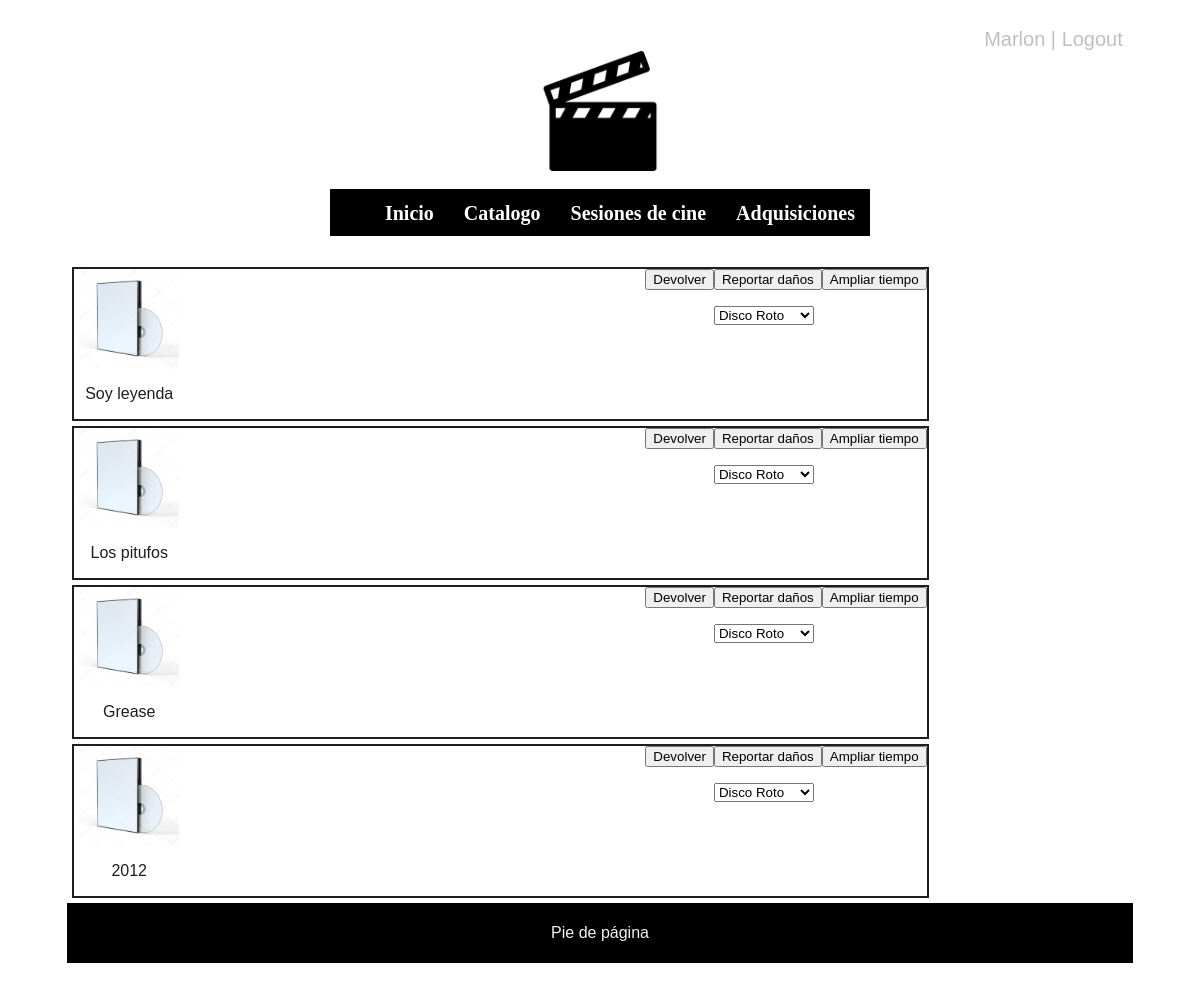
The page /adquisiciones.php (signed in) on the database as committed earlier.
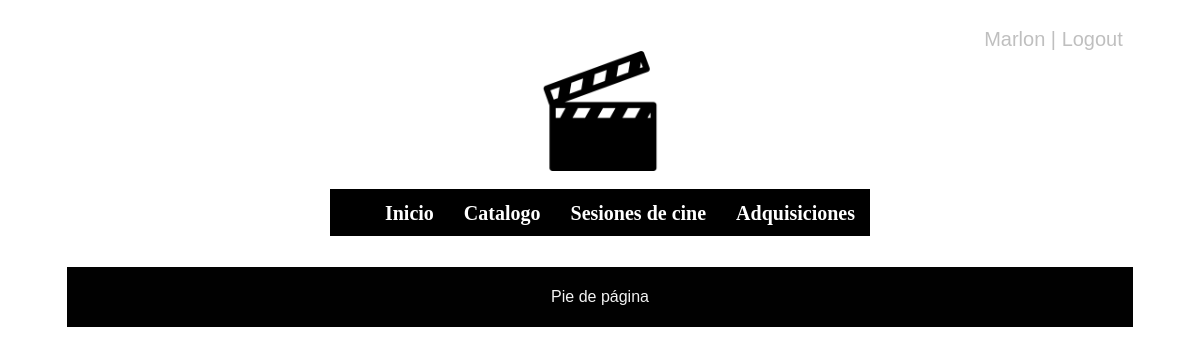
The same page on the database as committed later.
### tables this page shows
CREATE TABLE `prestamo` (
  `id` int(100) NOT NULL,
  `fechaInicio` date NOT NULL,
  `idSocio` varchar(10) NOT NULL,
  `idPelicula` varchar(30) NOT NULL
);

CREATE TABLE `pelicula` (
  `id` varchar(30) NOT NULL,
  `nombre` varchar(30) NOT NULL,
  `categoria` varchar(20) NOT NULL,
  `disponible` varchar(5) NOT NULL
);

### includes/consultasBD.php (called while the page is built, shortened)
<?php
class consultasBD{
    protected $bd;
    public function __construct(){
        $this->bd = BD::getSingleton();
    }
    public function getPelicula($id){
        $conn = $this->bd->conexionBD();
        $consulta = "SELECT * FROM pelicula WHERE id = '$id'";
        $result = $conn->query($consulta);
        $fila = $result->fetch_assoc();
        return $fila;
    }
    public function obtenerPrestamoSocio($idSocio){
        $conn = $this->bd->conexionBD();
        $map = [];
        $consulta = "SELECT * FROM prestamo WHERE idSocio = '$idSocio'";
        $result = $conn->query($consulta);
        if($result){
            if($result->num_rows > 0){
                foreach($result as $fila){
                    $map[] = $fila;
                }
            }
        }
        return $map;
    }
}
?>

### adquisiciones.php (the view, shortened to what this page needs)
<?php
include_once("includes/consultasBD.php");
$bd = new consultasBD();
?>
<!DOCTYPE html>
<html>
<head>
    <link rel="stylesheet" type="text/css" href="css/estilo.css">
</head>
<body>
    <div id = "contenedor">
    <?php require('includes/comun/cabecera.php');?>
    <?php
        if(isset($_SESSION['login']) && ($_SESSION['login'] === true)){
            $prestamosSocio = $bd->obtenerPrestamoSocio($_SESSION["userID"]);
            foreach($prestamosSocio as $elemento){
                $idPeli = $elemento["idPelicula"];
                $pelicula = $bd->getPelicula($idPeli);
                $nombre = $pelicula['nombre'];
                echo "
                <div class=celda>
                    <div class='celda_peli_img'>
                        <img src='img/pelicula.jpg' alt='imagen' class='imgCelda'>
                        <p>$nombre </p>
                    </div>
                    <div class='botonSocio'>
                        <form action='gestionPrestamos.php' method='POST'>
                            <input type='hidden' name='hidden_id' value='$idPeli'>
                            <input type='submit' id='ampliar_peli' name='ampliar_peli' value='Ampliar tiempo'></p>
                        </form>
                    </div>
                    <div class='botonSocio'>
                    <form action='gestionPrestamos.php' method='POST'>
                        <input type='hidden' name='hidden_id' value='$idPeli'>
                        <input type='submit' id='reportar_danos' name='reportar_danos' value='Reportar daños'></p>
                        <select name='danos' id='danos'>
                        <option value='discoRoto'>Disco Roto</option>
                        <option value='cajaRota'>Caja Rota</option>
                        <option value='discoRayado'>Disco rayado</option>
                        <option value='otros'>otros</option>
                    </select>
                    </form>
                    </div>
                    <div class='botonSocio'>
                        <form action='gestionPrestamos.php' method='POST'>
                            <input type='hidden' name='hidden_id' value='$idPeli'>
                            <input type='submit' id='devolver_peli' name='devolver_peli' value='Devolver'></p>
                        </form>
                    </div>
                </div>
    ";
            }
        }
    ?>
	<?php require('includes/comun/pie.php');?>
    </div>
</body>
</html>

### includes/comun/cabecera.php (shortened to what this page needs)
<div id="cabecera">
	<div id="bienvenida">
	<?php
		if(isset($_SESSION['login']) && ($_SESSION['login'] === true)){
			$user = $_SESSION['nombre'];
			echo "<a href=perfil.php>$user</a> | <a href=logout.php>Logout</a>";
		}
		?>
	</div>
	<div id= "titulo">
		<a href = "index.php"><img id = 'logo' src="img/logo.png"  alt="img1"></a>
	</div>
</div>
<nav id="navigator">
	<ul id = "nav">
		<li><a href="index.php">Inicio</a></li>
        <li><a href="catalogo.php">Catalogo</a></li>
		<li><a href="sesionesCine.php">Sesiones de cine</a></li>
			<?php
				if(isset($_SESSION['login']) && $_SESSION['login'] ===true){
					echo "<li><a href='adquisiciones.php'>Adquisiciones</a>";
				}
			?>
   	</ul>
</nav>

### includes/comun/pie.php
<footer>
	Pie de página
</footer>

### css/estilo.css (style rules this page uses)
#cabecera { color:#bfbfbf; font-size: 20px; height: 120px; padding: 10px; }
div#cabecera a, a:visited { color: #bfbfbf; text-decoration: none; }
div #titulo { text-align: center; }
div #bienvenida { text-align: right; }
#logo { max-width: 120px; justify-content: center; }
footer { display: flex; justify-content: center; align-items: center; text-align: center; clear: both; width: auto; height: 40px; padding: 10px; text-align: center; background-color: #010101; color: #f2f2f2; }
#navigator { display: flex; justify-content: center; padding:1px; margin:10px; font: 20px Verdana; }
#nav { list-style: none; background-color:#000000; padding-right: 0px; }
#nav li { margin:10px; font-size:24px; float:left; position:relative; }
#nav a { text-decoration: none; text-align: auto; font:bold 20px Verdana; color:white; padding:5px; }
#contenedor { width: 90%; margin-top: 10px; margin: auto; padding: 10px; }
body { height:100%; display: flex; flex-direction: column; font-family: helvetica; color: #1e1e1e; }
p { text-align:center; }
div.celda { width: 80%; height: 150px; border: 2px solid; margin:5px; }
div.celda_peli_img { display: grid; grid-template-columns: repeat(2); float: left; margin-left: 5px; }
div.celda_peli_img img { width: 100px; height: 100px; }
div.botonSocio { float: right; }

Rows that differ between the two databases and show on the page:
removed prestamo: idPelicula.nombre "Soy leyenda"
removed prestamo: idPelicula.nombre "Los pitufos"
removed prestamo: idPelicula.nombre "Grease"
removed prestamo: idPelicula.nombre "2012"
